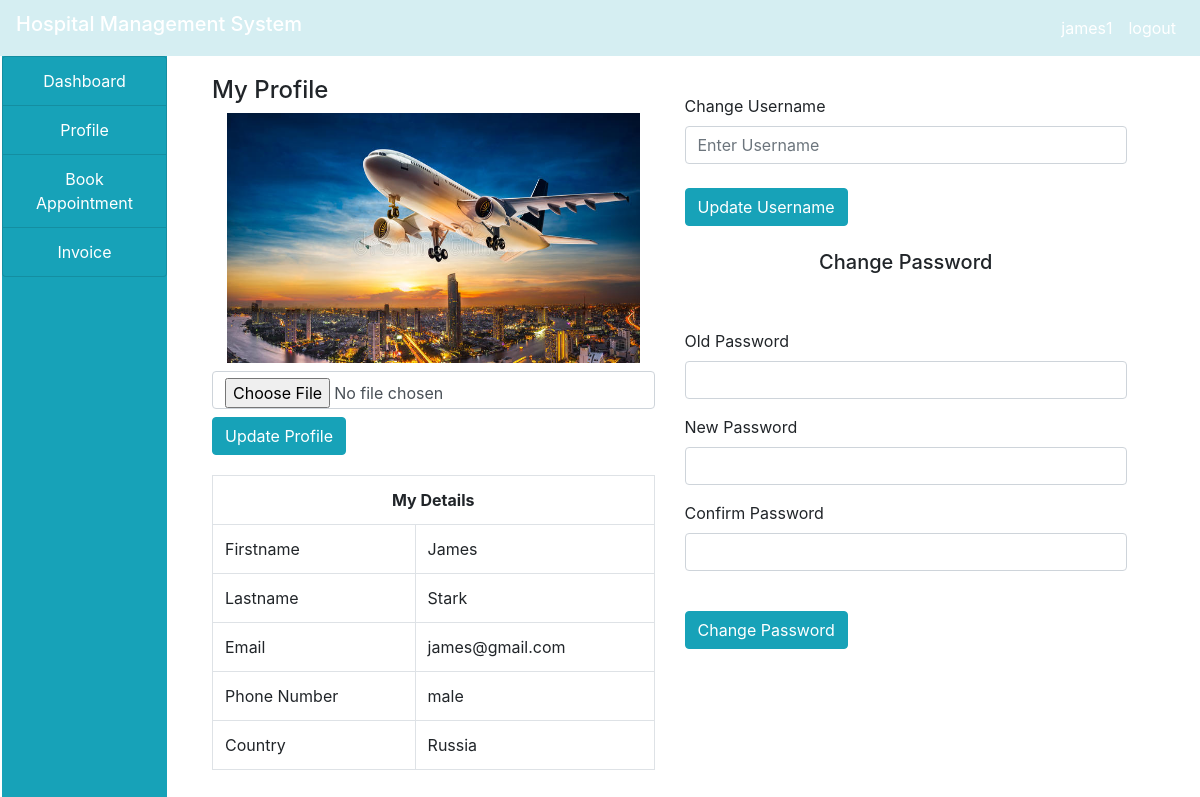
The app's page /patient/profile.php (signed in) with its own data.
### tables this page shows
CREATE TABLE `patient` (
  `id` int(11) NOT NULL,
  `firstname` varchar(30) NOT NULL,
  `lastname` varchar(30) NOT NULL,
  `username` varchar(50) NOT NULL,
  `email` varchar(40) NOT NULL,
  `gender` varchar(10) NOT NULL,
  `phone` varchar(20) NOT NULL,
  `country` varchar(30) NOT NULL,
  `password` varchar(50) NOT NULL,
  `date_reg` varchar(50) NOT NULL,
  `profile` varchar(40) NOT NULL
);

### patient/profile.php (the view, shortened to what this page needs)
<!DOCTYPE html>
<html>
<head>
</head>
<body>
	<?php
		include("../project/home.php");
		include("../project/connection.php");
	?>
	<div class="container-fluid">
		<div class="col-md-12">
			<div class="row">
				<div class="col-md-2" style="margin-left: -28px;">
					<?php
					include("sidenav.php");
						$patient = $_SESSION['patient'];
						$query = "SELECT * from patient where username='$patient'";
						$res = mysqli_query($connect,$query);
						$row = mysqli_fetch_array($res);
					?>
				</div>
				<div class="col-md-10">
					<div class="col-md-12">
						<div class="row">
							<div class="col-md-6" style="margin-top: 20px;">
								<h4>My Profile</h4>
								<form method="post" enctype="multipart/form-data">
									<?php
										echo "<img src='img/".$row['profile']."'class='col-md-12' style='height: 250px;'>";
									?>
								    <input type="file" name="img" class="form-control my-2">
									<input type="submit" name="upload" value="Update Profile" class="btn btn-info">
								</form>
								<table class="table table-bordered" style="margin-top: 20px;">
									<tr>
										<th colspan="2" class="text-center">My Details</th>
									</tr>
									<tr>
										<td>Firstname</td>
										<td><?php echo $row['firstname']; ?></td>
									</tr>
									<tr>
										<td>Lastname</td>
										<td><?php echo $row['lastname']; ?></td>
									</tr>
									<tr>
										<td>Email</td>
										<td><?php echo $row['email']; ?></td>
									</tr>
									<tr>
										<td>Phone Number</td>
										<td><?php echo $row['phone']; ?></td>
									</tr>
									<tr>
										<td>Country</td>
										<td><?php echo $row['country']; ?></td>
									</tr>
								</table>
							</div>
							<div class="col-md-6">
								<form method="post" style="margin-top: 38px;">
									<label id="user">Change Username</label>
									<input type="text" name="uname" class="form-control" autocomplete="off" id="user" placeholder="Enter Username" required>
									<br>
									<input type="submit" name="update" class="btn btn-info" value="Update Username">
								</form>
								<h5 class="text-center my-4">Change Password</h5>
								<form method="post" style="margin-top: 55px;">
									<div class="form-group">
										<label>Old Password</label>
										<input type="password" name="old_pass" class="form-control" autocomplete="off" required>
									</div>
									<div class="form-group">
										<label>New Password</label>
										<input type="password" name="new_pass" class="form-control" required>
									</div>
									<div class="form-group">
										<label>Confirm Password</label>
										<input type="password" name="con_pass" class="form-control" required>
									</div>
									<br>
									<input type="submit" name="change" value="Change Password" class="btn btn-info">
								</form>
							</div>
						</div>
					</div>
				</div>
			</div>
		</div>
	</div>
</body>
</html>

### records on screen
patient: profile (picture), firstname "James", lastname "Stark", email "james@gmail.com", phone "male", country "Russia"

### other values on screen
$user "james1"
